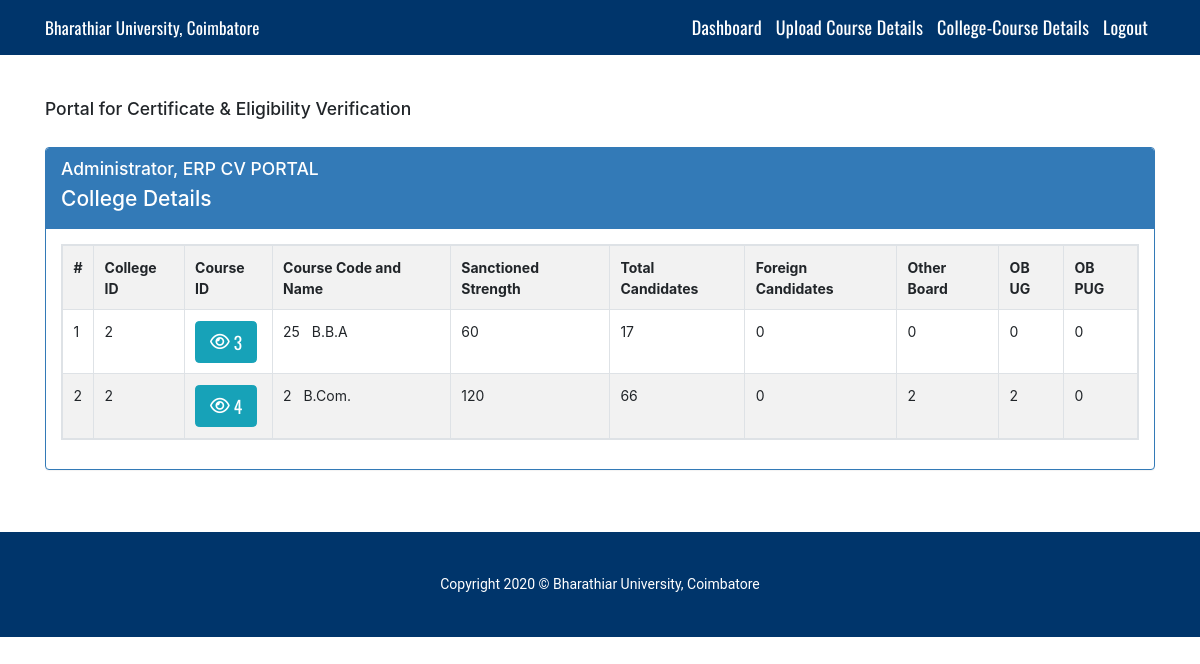
/college-wise-course-details.php?college_id=2 (signed in), run on the app's committed database.
### tables this page shows
CREATE TABLE `programme_details` (
  `id` int(11) NOT NULL,
  `college_id` int(10) DEFAULT NULL,
  `course_code` int(100) DEFAULT NULL,
  `course_name` varchar(1000) DEFAULT NULL,
  `sanctioned_strength` int(11) DEFAULT NULL,
  `total_candidates` int(11) DEFAULT NULL,
  `foreign_candidates` int(11) DEFAULT NULL,
  `other_board` int(11) DEFAULT NULL,
  `ob_ug` int(11) DEFAULT NULL,
  `ob_pg` int(11) DEFAULT NULL
);

### college-wise-course-details.php (the view, shortened to what this page needs)
<?php
include('includes/config.php');
?>
<?php include('header.php');?>
<section class="py-5">
<div class="container">
<h5> Portal for Certificate &amp; Eligibility Verification </h5> <br>
<div class="row">
<div class="col-md-12">
<div class="panel panel-primary">
<div class="panel-heading">
<?php $aid=$_SESSION['id'];
 if($aid==1)
    {
    $ret="select * from admin where admin_id=?";
    $stmt= $mysqli->prepare($ret) ;
    $stmt->bind_param('i',$aid);
    $stmt->execute() ;
    $res=$stmt->get_result();
    while($row=$res->fetch_object())
    {
    echo "<h5>". $row->admin_firstname. "</h5>";
    }
    echo "<h4>College Details</h4>";
    }
    else
    {
    echo "-";
  }
?>
<?php
if($aid==1)
{
$college_id = $_GET['college_id'];
$ret="select c.*,p.* from colleges c, programme_details p where c.user_id=p.college_id and p.college_id=? order by p.college_id";
}
else
{
  echo "-";
}
   $stmt= $mysqli->prepare($ret) ;
   $stmt->bind_param('i',$college_id);
   $stmt->execute() ;
   $res=$stmt->get_result();
   $cnt=0;
?>
      </div>
<div class="panel-body">
<table class="table table-responsive table-bordered table-striped">
<tr>
<th>#</th>
<th>College ID</th>
<th>Course ID</th>
<th>Course Code and Name</th>
                    <th>Sanctioned Strength</th>
                    <th>Total Candidates</th>
                    <th>Foreign Candidates</th>
                    <th>Other Board</th>
                    <th>OB UG</th>
                    <th>OB PUG</th>
</tr>
<?php
while($row=$res->fetch_object())
{
  $cnt=$cnt+1;
?>
<tr>
<td><?php  echo $cnt; ?></td>
<td><?php  echo $row->college_id; ?></td>
<td><a class='btn btn-info btn-lg'  href='student-details.php?course_id=<?php echo $row->id;?>'>
  <i class='fa fa-eye' aria-hidden='true'></i> <?php  echo $row->id; ?></a></td>
<td><?php  echo $row->course_code; ?>&nbsp;&nbsp;&nbsp;<?php  echo $row->course_name; ?></td>
<td><?php  echo $row->sanctioned_strength; ?></td>
<td><?php  echo $row->total_candidates; ?></td>
<td><?php  echo $row->foreign_candidates; ?></td>
<td><?php  echo $row->other_board; ?></td>
<td><?php  echo $row->ob_ug; ?></td>
<td><?php  echo $row->ob_pg; ?></td>
</tr>
<?php
}
?>
</table>
</div>
</div>
</div>
</div>
</div>
  </section>
<link rel="stylesheet" href="//code.jquery.com/ui/1.12.1/themes/base/jquery-ui.css">
  <?php include('footer.php');?>

### css/full-width-pics.css (style rules this page uses)
body { padding-top: 56px; }

### css/style.css (style rules this page uses)
html { font-size: 14px; }
@media only screen and (min-width: 480px) { html { font-size: 17px; } }
@media only screen and (min-width: 768px) { html { font-size: 14px; } }
body { font-size: 1em; }
a { color: #37a6c4; }
.btn { font-family: 'Oswald', sans-serif; }
.btn i { position: relative; top: -2px; }
.panel { overflow: hidden; }
.btn { text-transform: none; }

### footer.php (style rules this page uses)
.panel { margin-bottom:20px;background-color:#fff;border:1px solid transparent;border-radius:4px;-webkit-box-shadow:0 1px 1px rgba(0,0,0,.05);box-shadow:0 1px 1px rgba(0,0,0,.05) }
.panel-body { padding:15px }
.panel-heading { padding:10px 15px;border-bottom:1px solid transparent;border-top-left-radius:3px;border-top-right-radius:3px }
.panel-primary { border-color:#337ab7 }
.panel-primary>.panel-heading { color:#fff;background-color:#337ab7;border-color:#337ab7 }

### data on the page
programme_details: college "2", id "3", course_code "25", course_name "B.B.A", sanctioned_strength "60", total_candidates "17", foreign_candidates "0", other_board "0", ob_ug "0", ob_pg "0"
programme_details: college "2", id "4", course_code "2", course_name "B.Com.", sanctioned_strength "120", total_candidates "66", foreign_candidates "0", other_board "2", ob_ug "2", ob_pg "0"

### other printed values
$row->admin_firstname "Administrator, ERP CV PORTAL"
